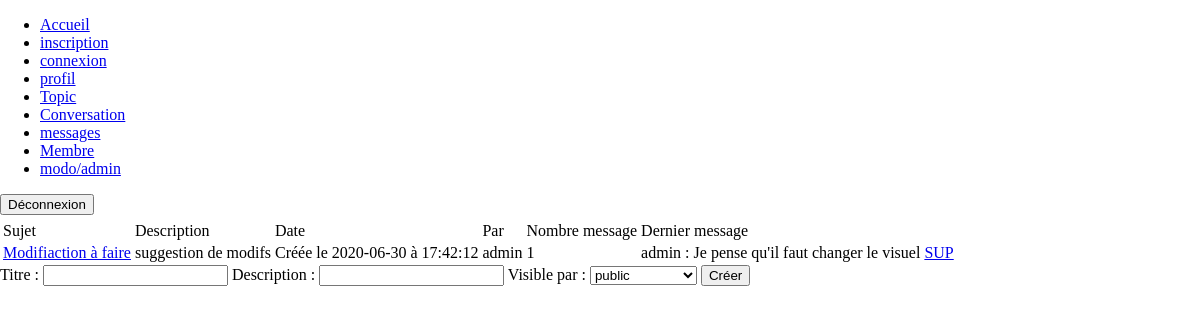
The page /conversation.php?id_topic=4 (signed in) on the database its author committed.
### tables this page shows
CREATE TABLE IF NOT EXISTS `conversations` (
  `id` int(11) NOT NULL AUTO_INCREMENT,
  `id_utilisateur` int(11) NOT NULL,
  `id_topic` int(11) NOT NULL,
  `titre` varchar(140) NOT NULL,
  `description` varchar(255) NOT NULL,
  `date` datetime NOT NULL DEFAULT current_timestamp(),
  `id_confidentialite` int(11) NOT NULL,
  PRIMARY KEY (`id`)
);

CREATE TABLE IF NOT EXISTS `utilisateurs` (
  `id` int(11) NOT NULL AUTO_INCREMENT,
  `login` varchar(80) NOT NULL,
  `mdp` varchar(80) NOT NULL,
  `nom` varchar(255) NOT NULL,
  `prenom` varchar(255) NOT NULL,
  `mail` varchar(255) NOT NULL,
  `avatar` varchar(255) DEFAULT NULL,
  `id_confidentialite` int(11) NOT NULL DEFAULT 2,
  PRIMARY KEY (`id`)
);

CREATE TABLE IF NOT EXISTS `messages` (
  `id` int(11) NOT NULL AUTO_INCREMENT,
  `id_conversation` int(11) NOT NULL,
  `id_utilisateur` int(11) NOT NULL,
  `message` varchar(255) NOT NULL,
  `date` datetime DEFAULT current_timestamp(),
  PRIMARY KEY (`id`)
);

### include/php_conversation.php (called while the page is built, shortened)
<?php
    require_once 'fonctions/fonction_conversation.php';
    $connexionbdd = connexionbdd();
    if(isset($_GET["id_topic"]))
        {
            $id_topic = $_GET["id_topic"];
            if(isset($_SESSION["id_confidentialite"]) && ($_SESSION["id_confidentialite"]==3 || $_SESSION["id_confidentialite"]==4))
                {
                    $requete = "SELECT * FROM utilisateurs INNER JOIN conversations ON conversations.id_utilisateur=utilisateurs.id WHERE id_topic=$id_topic";
                }
        }
    else
        {
            header("location:topic.php");
        }
    $query = mysqli_query($connexionbdd, $requete);
    $conversation = mysqli_fetch_all($query, MYSQLI_ASSOC);
?>

### conversation.php (the view, shortened to what this page needs)
<?php
    include 'include/php_conversation.php';
?>
<!DOCTYPE html>
<html>
<head>
    <link rel="stylesheet" href="css/style.css"/>
</head>
<body>
    <header>
        <?php include 'include/header.php';?>
    </header>
    <main>
        <table>
            <thead>
                <th></th>
            </thead>
            <tbody>
                <tr>
                    <td>Sujet</td>
                    <td>Description</td>
                    <td>Date</td>
                    <td>Par</td>
                    <td>Nombre message</td>
                    <td>Dernier message</td>
                </tr>
                    <?php
                        foreach($conversation as $nbconversation => $info_conv)
                            {
                                ?>
                                <tr>
                                    <td><a href="messages.php?id_conv=<?php echo $info_conv["id"];?>"><?php echo $info_conv["titre"]; ?></a></td>
                                    <td><?php echo $info_conv["description"];?></td>
                                    <td><?php date_conv($info_conv);?></td>
                                    <td><?php echo $info_conv["login"];?></td>
                                    <?php count_message($info_conv); ?>
                                    <?php dernier_msg($info_conv["id"]); ?>
                                    <td><a href="include/suppression.php?sup_conv=<?php echo $info_conv["id"];?>">SUP</a></td>
                                </tr>
                                <?php
                            }
                    ?>
            </tbody>
        </table>
        <?php
            if(isset($_SESSION["login"]))
                {
                    form_conv();
                }
        ?>
    </main>
</body>
</html>

### fonctions/fonction_conversation.php (shortened to what this page needs)
<?php
function form_conv()
    {
        $connexionbdd = connexionbdd();
        $requete_rang = "SELECT * FROM confidentialite";
        $query_rang = mysqli_query($connexionbdd, $requete_rang);
        $rang = mysqli_fetch_all($query_rang, MYSQLI_ASSOC);
        ?>
            <form action="" method="POST">
                <label for="titre">Titre :</label>
                <input type="text" id="titre" name="titre" required>
                <label for="description">Description :</label>
                <input type="text" id="decription" name="description" required>
                <label for="confidentialite">Visible par :</label>
                        <select name="confidentialite" id="confidentialite" required>
                        <?php
                            foreach($rang as $role => $info_rang)
                                {
                                    ?>
                                    <option value="<?php echo $info_rang["id"];?>"><?php echo $info_rang["rang"];?></option>
                                    <?php
                                }
                        ?>
                        </select>
                <input type="submit" name="crea_conv" value="Créer">
            </form>
        <?php
    }
function date_conv($info_conv)
    {
        $date = explode(" ", $info_conv["date"]);
        $jour = $date[0];
        $heure = $date[1];
        echo "Créée le " . $jour . " à " . $heure;
    }
function count_message($info_conv)
    {
        $id = $info_conv["id"];
        $connexionbdd = connexionbdd();
        $requete_message = "SELECT COUNT(id) FROM messages WHERE id_conversation=$id";
        $query_message = mysqli_query($connexionbdd, $requete_message);
        $count_message = mysqli_fetch_all($query_message, MYSQLI_ASSOC);
        ?>
            <td><?php echo $count_message[0]["COUNT(id)"];?></td>
        <?php
        return $count_message;
    }
function dernier_msg($id_conversation)
    {
        $connexionbdd = connexionbdd();
        $requete_max_id = "SELECT MAX(id) FROM messages WHERE id_conversation=$id_conversation";
        $query_requete_max_id = mysqli_query($connexionbdd, $requete_max_id);
        $resultat_max_id = mysqli_fetch_all($query_requete_max_id, MYSQLI_ASSOC);
        $max_id = $resultat_max_id[0]["MAX(id)"];
        if(!empty($max_id))
            {
                $requete_last_msg = "SELECT message,date, login FROM utilisateurs INNER JOIN messages ON messages.id_utilisateur=utilisateurs.id WHERE id_conversation=$id_conversation AND messages.id=$max_id";
                $query_last_msg = mysqli_query($connexionbdd, $requete_last_msg);
                $last_msg = mysqli_fetch_all($query_last_msg, MYSQLI_ASSOC);
                ?>
                <td><?php echo $last_msg[0]["login"];?> : <?php echo $last_msg[0]["message"];?></td>
                <?php
            }
        else
            {
                ?>
                <td></td>
                <?php
            }
    }
?>

### css/style.css (style rules this page uses)
html { margin: 0; height: 100%; }
body { display: flex; flex-direction: column; margin: 0; height: 100%; }

### rows shown on the page
conversations: titre "Modifiaction à faire", description "suggestion de modifs", date "2020-06-30", date "17:42:12", id_utilisateur.login "admin", COUNT "1", messages.message "Je pense qu'il faut changer le visuel"

### other values the page prints
form field confidentialite "public"
